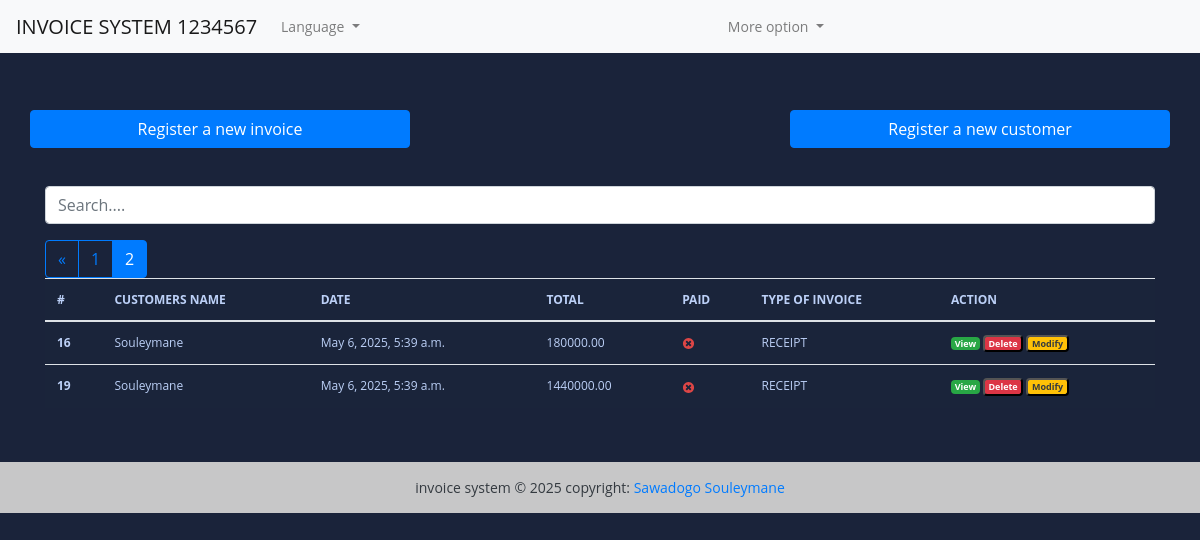
Screenshot of /en/?page=2 (signed in) with the database file from the repository.
### fact_app/models.py (models this page shows, shortened)
class Invoice(models.Model):
    INVOICE_TYPE = (
        ('R', _("RECEIPT")),
        ('P', _("PR0FORMA FACTURE")),
        ('I', _("INVOICE")),
    )
    customer = models.ForeignKey(Customer, on_delete=models.PROTECT)
    save_by = models.ForeignKey(User, on_delete=models.PROTECT)
    invoice_date_time = models.DateTimeField(auto_now=True)
    total = models.DecimalField(max_digits=10000, decimal_places=2)
    last_updated_date = models.DateTimeField(null=True, blank=True)
    paid = models.BooleanField(default=False)
    invoice_type = models.CharField(max_length=1, choices=INVOICE_TYPE)
    comments = models.TextField(null=True, max_length=1000, blank=True)
    class Meta:
        verbose_name = "Invoice"
        verbose_name_plural = "Invoices"
    @property
    def get_total(self):
        articles = self.articles.all()
        total = sum(article.get_total or 0 for article in articles)
        return total

class Customer(models.Model):
    SEX_TYPES = (
        ('M', _("Male")),
        ('F', _("Feminine")),
    )
    name = models.CharField(max_length=132)
    email = models.EmailField()
    phone = models.CharField(max_length=132)
    address = models.CharField(max_length=64)
    sex = models.CharField(max_length=1, choices=SEX_TYPES)
    age = models.CharField(max_length=12 )
    city = models.CharField(max_length=32)
    zip_code = models.CharField(max_length=16)
    created_date = models.DateTimeField(auto_now_add=True)
    save_by = models.ForeignKey(User, on_delete=models.PROTECT )
    class Meta:
        verbose_name = "Customer"
        verbose_name_plural = "Customers"

class Article(models.Model):
    invoice = models.ForeignKey(Invoice, on_delete=models.CASCADE, related_name="articles")  # Ajout de related_name
    name = models.CharField(max_length=32)
    quantity = models.IntegerField()
    unit_price = models.DecimalField(max_digits=1000, decimal_places=2)
    total = models.DecimalField(max_digits=1000, decimal_places=2)
    class Meta:
        verbose_name = 'Article'
        verbose_name_plural = 'Articles'
    @property
    def get_total(self):
        total = self.quantity * self.unit_price
        return total

### fact_app/views.py (the view, shortened to what this page needs)
# urls.py: path('', HomeView.as_view(), name='home'),
class HomeView(LoginRequiredSuperuserMixim, View):
    templates_name = 'index.html'
    invoices = Invoice.objects.select_related('customer', 'save_by').all().order_by('-invoice_date_time')
    context = {'invoices': invoices}
    def get(self, request, *args, **kwargs):
        default_page = 1
        page = request.GET.get('page', default_page)
        items_per_page = 3
        paginator = Paginator(self.invoices, items_per_page)
        try:
            items_page = paginator.page(page)
        except PageNotAnInteger:
            items_page = paginator.page(default_page)
        except EmptyPage:
            items_page = paginator.page(paginator.num_pages)
        self.context['invoices'] = items_page
        return render(request, self.templates_name, self.context)

### fact_app/context_processors.py (called while the page is built)
def language_context(request):
    return {
        'LANGUAGE_CODE': get_language(),
    }

### templates/index.html (shortened to what this page needs)
{% extends "base.html" %}
{% load static %}
{% load i18n %}
{% block content %}
<br><br>
<div class="row">
   <a href="{% url 'add-invoice' %}" class="btn col-md-4 btn-primary">
      {% trans 'Register a new invoice' %}
   </a>
   <a href='#' class="col-md-4">
   </a>
   <a href="{% url 'add-customer' %}" class="btn col-md-4 btn-primary">
       {% trans ' Register a new customer' %}
   </a>
</div>
<br> <br>
<div class="form-group ">
   <input id="search" class="form-control" type="text" placeholder="Search....">
</div>
<div>
   <table class="table table-striped-columns">
      <thead>
         <tr>
            <th scope="col">#</th>
            <th scope="col">CUSTOMERS NAME</th>
            <th scope="col">DATE</th>
            <th scope="col">TOTAL</th>
            <th scope="col">PAID</th>
            <th scope="col">TYPE OF INVOICE</th>
            <th scope="col">ACTION</th>
         </tr>
      </thead>
      <tbody id="myTable">
         {% if invoices %}
         {% for facture in invoices %}
         <tr>
            <th scope="row">{{ facture.pk }}</th>
            <td>{{facture.customer.name}}</td>
            <td>{{facture.invoice_date_time}}</td>
            <td>{{ facture.get_total }}</td>
            <td>
               {% if facture.paid %}
               <img src="{% static 'images/icon-yes.svg' %}" alt="True">
               {% else %}
               <img src="{% static 'images/icon-no.svg' %}" alt="False">
               {% endif %}
            </td>
            <td>{{facture.get_invoice_type_display }}</td>
            <td>
               <a href="{% url 'view-invoice' pk=facture.pk %}" title="Detail" class="badge text-white bg-success">{% trans 'View' %}</a>
               <button id="btn-invoice-sup" type="button" data-toggle="modal" data-target="#supprimer"
                  class="badge text-white bg-danger" title="Supprimer" data-id="{{ facture.pk }}"
                  data-customer="{{facture.customer.name}}">{% trans 'Delete' %}
               </button>
               <button id="btn-invoice-mod" type="button" data-toggle="modal" title="Modifier" data-target="#modifier"
                  data-id="{{facture.pk}}" data-customer="{{facture.customer.name}}"
                  class="badge text-dark bg-warning"> {% trans 'Modify'  %}
               </button>
            </td>
         </tr>
         {% endfor %}
         {% if invoices.has_other_pages %}
         <div class="btn-group" role="group" aria-label="Item pagination">
            {% if invoices.has_previous %}
            <a href="?page={{ invoices.previous_page_number }}" class="btn btn-outline-primary">&laquo;</a>
            {% endif %}
            {% for page_number in invoices.paginator.page_range %}
               {% if invoices.number == page_number %}
                  <button class="btn btn-outline-primary active">
                     <span> {{page_number}} <span class="sr-only">(current)</span></span>
                  </button>
                  {% else %}
                     <a href="?page={{page_number}}" class="btn btn-outline-primary">
                        {{ page_number }}
                     </a>
               {% endif %}
            {% endfor %}
         </div>
         {% endif %}
         {% else %}
         <p class="text-center text-white">No invoice found.</p>
         {% endif %}
      </tbody>
   </table>
</div>
<br><br>
{% endblock %}

### static/style.css (style rules this page uses)
body { margin: 0; padding: 0; font: 400 .875rem 'Open Sans', sans-serif; color: #bcd0f7; background: #1A233A; position: relative; height: 100%; }
.table { background: #1a243a; color: #bcd0f7; font-size: .75rem; }

### rows the page displays
Invoice: pk "16", customer.name "Souleymane", invoice_date_time "May 6, 2025, 5:39 a.m.", get_total "180000.00", paid False (drawn), invoice_type "RECEIPT"
Invoice: pk "19", customer.name "Souleymane", invoice_date_time "May 6, 2025, 5:39 a.m.", get_total "1440000.00", paid False (drawn), invoice_type "RECEIPT"

### other values shown
{{ page_number }} "1"
{{ page_number }} "2"
